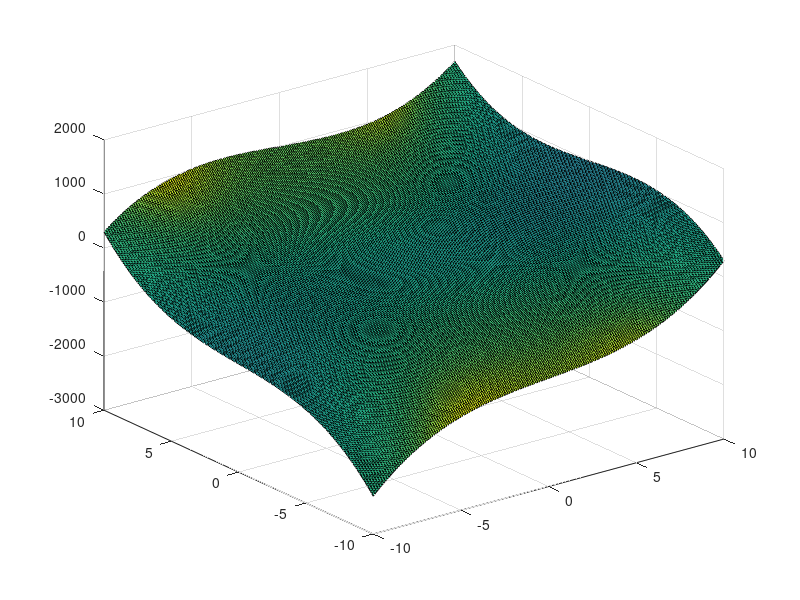

The MATLAB source for this figure:
function graph3D
x=-10:0.1:10;
y=-10:0.1:10;
[X,Y]=meshgrid(x,y);
%Z1=X.*Y./(X.^2+Y.^2);
Z2=(X.^3)+(Y.^3)-(X.*Y.*3);
surfl(X,Y,Z2)
end

